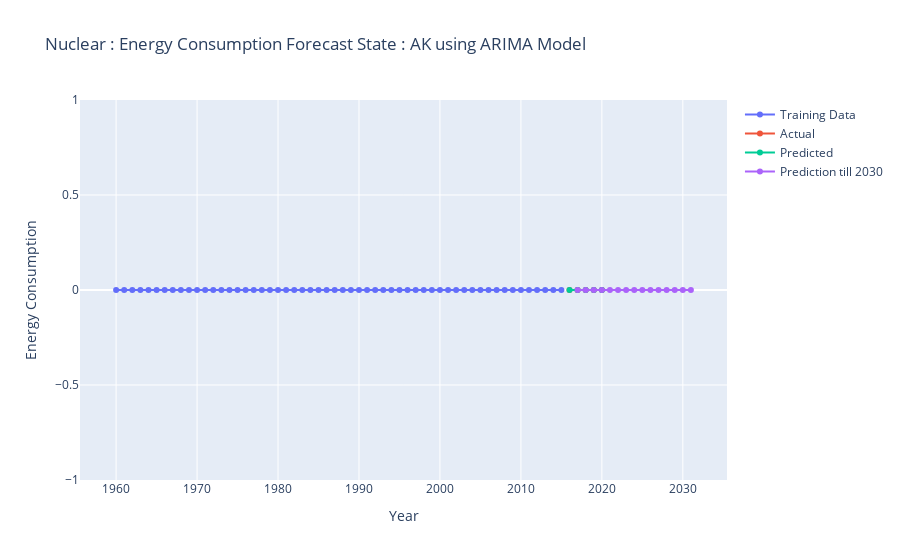
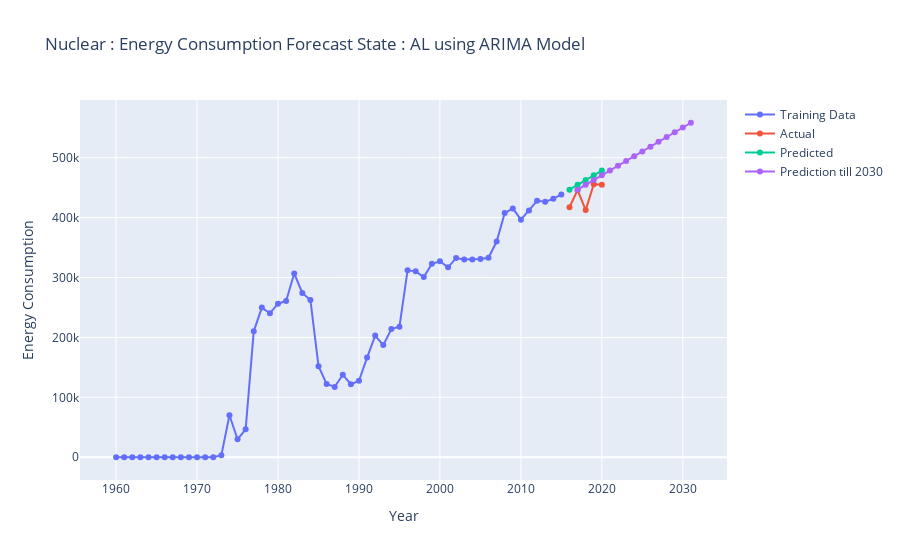
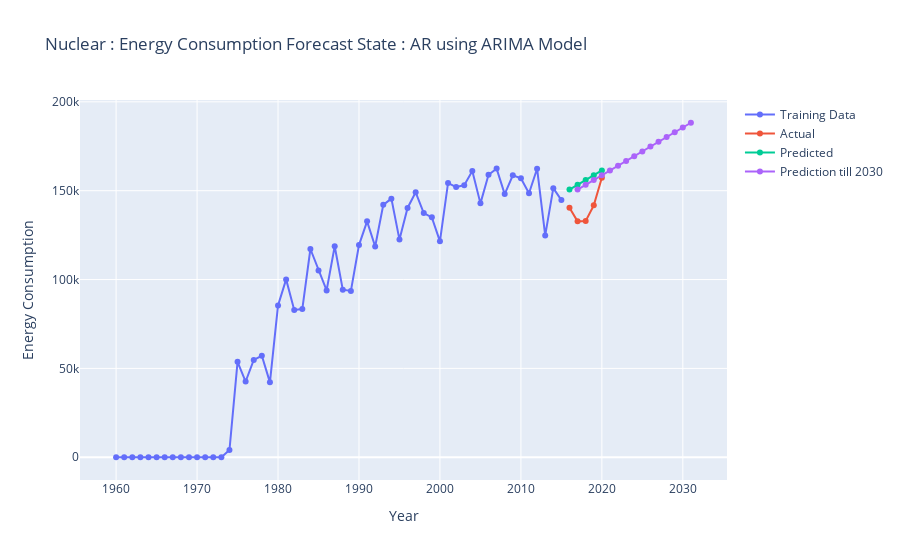
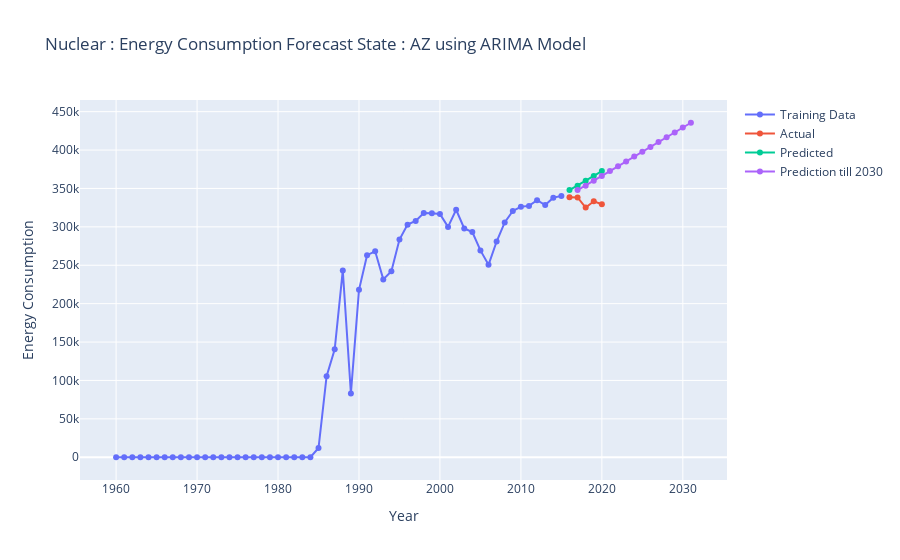

Notebook cell for these charts, in order:
### Markdown cell above
# Modeling the Data
## Using ARIMA Model

### Code cell
os.makedirs('Plots/use_energy_source_Nuclear/Arima_results_plots',exist_ok=True)

for State in df_trans['State'].unique():
        try:
            
            fig = go.Figure()

            # Get the energy consumption data for the current country and sector
            df_filter = df_trans[df_trans['State'] == State ][['Year', 'Yearly Data']]
            df_filter_index = df_filter.set_index('Year')

            train_data = df_filter[:-5]
            test_data = df_filter[-5:]
            
            # Prepare the data for modeling
            years = df_filter_index.index
            energy_consumption = df_filter_index.values.flatten()

                    # Split the data into training and testing
            # Use all data except the last 5 years for training
            Horizan = -5
            train_data = energy_consumption[:Horizan]
            test_data = energy_consumption[Horizan:]  # Use the last 5 years for testing

            # Fit the auto ARIMA model
            model = auto_arima(train_data, seasonal=False)
            model.fit(train_data)

            # Generate predictions
            predictions = model.predict(n_periods=len(test_data))
            predictions_ahead_in_future = model.predict(n_periods=len(test_data)+15)

            # Calculate evaluation metrics
            mae = mean_absolute_error(test_data, predictions)
            mse = mean_squared_error(test_data, predictions)
            mape = np.mean(np.abs((test_data - predictions) / test_data)) * 100

            print('Mean Absolute Error (MAE):', np.round(mae,2))
            print('Mean Squared Error (MSE):', np.round(mse,2))
            print('Mean Absolute Percentage Error (MAPE):', np.round(mape,2))
            
            # Plot the training data
            fig.add_trace(go.Scatter(
                x=years[:Horizan], y=train_data, mode='lines+markers', name='Training Data'))

            # Plot the predictions
            fig.add_trace(go.Scatter(
                x=years[Horizan:], y=test_data, mode='lines+markers', name='Actual'))
            fig.add_trace(go.Scatter(
                x=years[Horizan:], y=predictions, mode='lines+markers', name='Predicted'))

            fig.add_trace(go.Scatter(
                x=pd.date_range(start = years[Horizan],periods=15,freq='Y'), y=predictions_ahead_in_future, mode='lines+markers', name='Prediction till 2030'))

            # Update the layout
            fig.update_layout(title=f'Nuclear : Energy Consumption Forecast State : {State} using ARIMA Model',
                            xaxis_title='Year', yaxis_title='Energy Consumption')

            # Show the plot
            fig.show()
            # print(State,msn)
            fig.write_image(f'Plots/use_energy_source_Nuclear/Arima_results_plots/{State}.png')
            # break
        except:
            print('Error occoured in Combination State : {} and MSN : {} Due NaN Value'.format(State,mse))

### Figure 1 — Plotly figure (JSON) as saved in the notebook; plotly's stock layout.template omitted (floating-point values rounded to 4 significant figures)
{"data": [{"mode": "lines+markers", "name": "Training Data", "type": "scatter", "x": ["1960-01-01T00:00:00", "1961-01-01T00:00:00", "1962-01-01T00:00:00", "1963-01-01T00:00:00", "1964-01-01T00:00:00", "1965-01-01T00:00:00", "1966-01-01T00:00:00", "1967-01-01T00:00:00", "1968-01-01T00:00:00", "1969-01-01T00:00:00", "1970-01-01T00:00:00", "1971-01-01T00:00:00", "1972-01-01T00:00:00", "1973-01-01T00:00:00", "1974-01-01T00:00:00", "1975-01-01T00:00:00", "1976-01-01T00:00:00", "1977-01-01T00:00:00", "1978-01-01T00:00:00", "1979-01-01T00:00:00", "1980-01-01T00:00:00", "1981-01-01T00:00:00", "1982-01-01T00:00:00", "1983-01-01T00:00:00", "1984-01-01T00:00:00", "1985-01-01T00:00:00", "1986-01-01T00:00:00", "1987-01-01T00:00:00", "1988-01-01T00:00:00", "1989-01-01T00:00:00", "1990-01-01T00:00:00", "1991-01-01T00:00:00", "1992-01-01T00:00:00", "1993-01-01T00:00:00", "1994-01-01T00:00:00", "1995-01-01T00:00:00", "1996-01-01T00:00:00", "1997-01-01T00:00:00", "1998-01-01T00:00:00", "1999-01-01T00:00:00", "2000-01-01T00:00:00", "2001-01-01T00:00:00", "2002-01-01T00:00:00", "2003-01-01T00:00:00", "2004-01-01T00:00:00", "2005-01-01T00:00:00", "2006-01-01T00:00:00", "2007-01-01T00:00:00", "2008-01-01T00:00:00", "2009-01-01T00:00:00", "2010-01-01T00:00:00", "2011-01-01T00:00:00", "2012-01-01T00:00:00", "2013-01-01T00:00:00", "2014-01-01T00:00:00", "2015-01-01T00:00:00"], "y": [0, 0, 0, 0, 0, 0, 0, 0, 0, 0, 0, 0, 0, 0, 0, 0, 0, 0, 0, 0, 0, 0, 0, 0, 0, 0, 0, 0, 0, 0, 0, 0, 0, 0, 0, 0, 0, 0, 0, 0, 0, 0, 0, 0, 0, 0, 0, 0, 0, 0, 0, 0, 0, 0, 0, 0]}, {"mode": "lines+markers", "name": "Actual", "type": "scatter", "x": ["2016-01-01T00:00:00", "2017-01-01T00:00:00", "2018-01-01T00:00:00", "2019-01-01T00:00:00", "2020-01-01T00:00:00"], "y": [0, 0, 0, 0, 0]}, {"mode": "lines+markers", "name": "Predicted", "type": "scatter", "x": ["2016-01-01T00:00:00", "2017-01-01T00:00:00", "2018-01-01T00:00:00", "2019-01-01T00:00:00", "2020-01-01T00:00:00"], "y": [0, 0, 0, 0, 0]}, {"mode": "lines+markers", "name": "Prediction till 2030", "type": "scatter", "x": ["2016-12-31T00:00:00", "2017-12-31T00:00:00", "2018-12-31T00:00:00", "2019-12-31T00:00:00", "2020-12-31T00:00:00", "2021-12-31T00:00:00", "2022-12-31T00:00:00", "2023-12-31T00:00:00", "2024-12-31T00:00:00", "2025-12-31T00:00:00", "2026-12-31T00:00:00", "2027-12-31T00:00:00", "2028-12-31T00:00:00", "2029-12-31T00:00:00", "2030-12-31T00:00:00"], "y": [0, 0, 0, 0, 0, 0, 0, 0, 0, 0, 0, 0, 0, 0, 0, 0, 0, 0, 0, 0]}], "layout": {"title": {"text": "Nuclear : Energy Consumption Forecast State : AK using ARIMA Model"}, "xaxis": {"title": {"text": "Year"}}, "yaxis": {"title": {"text": "Energy Consumption"}}}}

### Figure 2 — Plotly figure (JSON) as saved in the notebook; plotly's stock layout.template omitted (floating-point values rounded to 4 significant figures)
{"data": [{"mode": "lines+markers", "name": "Training Data", "type": "scatter", "x": ["1960-01-01T00:00:00", "1961-01-01T00:00:00", "1962-01-01T00:00:00", "1963-01-01T00:00:00", "1964-01-01T00:00:00", "1965-01-01T00:00:00", "1966-01-01T00:00:00", "1967-01-01T00:00:00", "1968-01-01T00:00:00", "1969-01-01T00:00:00", "1970-01-01T00:00:00", "1971-01-01T00:00:00", "1972-01-01T00:00:00", "1973-01-01T00:00:00", "1974-01-01T00:00:00", "1975-01-01T00:00:00", "1976-01-01T00:00:00", "1977-01-01T00:00:00", "1978-01-01T00:00:00", "1979-01-01T00:00:00", "1980-01-01T00:00:00", "1981-01-01T00:00:00", "1982-01-01T00:00:00", "1983-01-01T00:00:00", "1984-01-01T00:00:00", "1985-01-01T00:00:00", "1986-01-01T00:00:00", "1987-01-01T00:00:00", "1988-01-01T00:00:00", "1989-01-01T00:00:00", "1990-01-01T00:00:00", "1991-01-01T00:00:00", "1992-01-01T00:00:00", "1993-01-01T00:00:00", "1994-01-01T00:00:00", "1995-01-01T00:00:00", "1996-01-01T00:00:00", "1997-01-01T00:00:00", "1998-01-01T00:00:00", "1999-01-01T00:00:00", "2000-01-01T00:00:00", "2001-01-01T00:00:00", "2002-01-01T00:00:00", "2003-01-01T00:00:00", "2004-01-01T00:00:00", "2005-01-01T00:00:00", "2006-01-01T00:00:00", "2007-01-01T00:00:00", "2008-01-01T00:00:00", "2009-01-01T00:00:00", "2010-01-01T00:00:00", "2011-01-01T00:00:00", "2012-01-01T00:00:00", "2013-01-01T00:00:00", "2014-01-01T00:00:00", "2015-01-01T00:00:00"], "y": [0, 0, 0, 0, 0, 0, 0, 0, 0, 0, 0, 0, 0, 3425, 70195, 29978, 46557, 210228, 249788, 240321, 256310, 260780, 306734, 274203, 262518, 152028, 122308, 117450, 137623, 121962, 127533, 166430, 203111, 187216, 214054, 218045, 312018, 310336, 300698, 322826, 327143, 317019, 332650, 330137, 329898, 330761, 332992, 360036, 407551, 415392, 396557, 411822, 427975, 426488, 431368, 438728]}, {"mode": "lines+markers", "name": "Actual", "type": "scatter", "x": ["2016-01-01T00:00:00", "2017-01-01T00:00:00", "2018-01-01T00:00:00", "2019-01-01T00:00:00", "2020-01-01T00:00:00"], "y": [417334, 446097, 412584, 455865, 454756]}, {"mode": "lines+markers", "name": "Predicted", "type": "scatter", "x": ["2016-01-01T00:00:00", "2017-01-01T00:00:00", "2018-01-01T00:00:00", "2019-01-01T00:00:00", "2020-01-01T00:00:00"], "y": [446700.0, 454700.0, 462700.0, 470600.0, 478600.0]}, {"mode": "lines+markers", "name": "Prediction till 2030", "type": "scatter", "x": ["2016-12-31T00:00:00", "2017-12-31T00:00:00", "2018-12-31T00:00:00", "2019-12-31T00:00:00", "2020-12-31T00:00:00", "2021-12-31T00:00:00", "2022-12-31T00:00:00", "2023-12-31T00:00:00", "2024-12-31T00:00:00", "2025-12-31T00:00:00", "2026-12-31T00:00:00", "2027-12-31T00:00:00", "2028-12-31T00:00:00", "2029-12-31T00:00:00", "2030-12-31T00:00:00"], "y": [446700.0, 454700.0, 462700.0, 470600.0, 478600.0, 486600.0, 494600.0, 502500.0, 510500.0, 518500.0, 526500.0, 534500.0, 542400.0, 550400.0, 558400.0, 566400.0, 574300.0, 582300.0, 590300.0, 598300.0]}], "layout": {"title": {"text": "Nuclear : Energy Consumption Forecast State : AL using ARIMA Model"}, "xaxis": {"title": {"text": "Year"}}, "yaxis": {"title": {"text": "Energy Consumption"}}}}

### Figure 3 — Plotly figure (JSON) as saved in the notebook; plotly's stock layout.template omitted (floating-point values rounded to 4 significant figures)
{"data": [{"mode": "lines+markers", "name": "Training Data", "type": "scatter", "x": ["1960-01-01T00:00:00", "1961-01-01T00:00:00", "1962-01-01T00:00:00", "1963-01-01T00:00:00", "1964-01-01T00:00:00", "1965-01-01T00:00:00", "1966-01-01T00:00:00", "1967-01-01T00:00:00", "1968-01-01T00:00:00", "1969-01-01T00:00:00", "1970-01-01T00:00:00", "1971-01-01T00:00:00", "1972-01-01T00:00:00", "1973-01-01T00:00:00", "1974-01-01T00:00:00", "1975-01-01T00:00:00", "1976-01-01T00:00:00", "1977-01-01T00:00:00", "1978-01-01T00:00:00", "1979-01-01T00:00:00", "1980-01-01T00:00:00", "1981-01-01T00:00:00", "1982-01-01T00:00:00", "1983-01-01T00:00:00", "1984-01-01T00:00:00", "1985-01-01T00:00:00", "1986-01-01T00:00:00", "1987-01-01T00:00:00", "1988-01-01T00:00:00", "1989-01-01T00:00:00", "1990-01-01T00:00:00", "1991-01-01T00:00:00", "1992-01-01T00:00:00", "1993-01-01T00:00:00", "1994-01-01T00:00:00", "1995-01-01T00:00:00", "1996-01-01T00:00:00", "1997-01-01T00:00:00", "1998-01-01T00:00:00", "1999-01-01T00:00:00", "2000-01-01T00:00:00", "2001-01-01T00:00:00", "2002-01-01T00:00:00", "2003-01-01T00:00:00", "2004-01-01T00:00:00", "2005-01-01T00:00:00", "2006-01-01T00:00:00", "2007-01-01T00:00:00", "2008-01-01T00:00:00", "2009-01-01T00:00:00", "2010-01-01T00:00:00", "2011-01-01T00:00:00", "2012-01-01T00:00:00", "2013-01-01T00:00:00", "2014-01-01T00:00:00", "2015-01-01T00:00:00"], "y": [0, 0, 0, 0, 0, 0, 0, 0, 0, 0, 0, 0, 0, 0, 4024, 53676, 42614, 54759, 57113, 42139, 85438, 100093, 82852, 83380, 117188, 105042, 93900, 118720, 94309, 93599, 119387, 132746, 118591, 142032, 145531, 122486, 140285, 149100, 137403, 135009, 121516, 154356, 152024, 153093, 161111, 142864, 158952, 162434, 148085, 158663, 157017, 148531, 162353, 124816, 151428, 144716]}, {"mode": "lines+markers", "name": "Actual", "type": "scatter", "x": ["2016-01-01T00:00:00", "2017-01-01T00:00:00", "2018-01-01T00:00:00", "2019-01-01T00:00:00", "2020-01-01T00:00:00"], "y": [140370, 132736, 132996, 141750, 157288]}, {"mode": "lines+markers", "name": "Predicted", "type": "scatter", "x": ["2016-01-01T00:00:00", "2017-01-01T00:00:00", "2018-01-01T00:00:00", "2019-01-01T00:00:00", "2020-01-01T00:00:00"], "y": [150600.0, 153300.0, 156000.0, 158700.0, 161400.0]}, {"mode": "lines+markers", "name": "Prediction till 2030", "type": "scatter", "x": ["2016-12-31T00:00:00", "2017-12-31T00:00:00", "2018-12-31T00:00:00", "2019-12-31T00:00:00", "2020-12-31T00:00:00", "2021-12-31T00:00:00", "2022-12-31T00:00:00", "2023-12-31T00:00:00", "2024-12-31T00:00:00", "2025-12-31T00:00:00", "2026-12-31T00:00:00", "2027-12-31T00:00:00", "2028-12-31T00:00:00", "2029-12-31T00:00:00", "2030-12-31T00:00:00"], "y": [150600.0, 153300.0, 156000.0, 158700.0, 161400.0, 164100.0, 166800.0, 169400.0, 172100.0, 174800.0, 177500.0, 180200.0, 182900.0, 185500.0, 188200.0, 190900.0, 193600.0, 196300.0, 199000.0, 201700.0]}], "layout": {"title": {"text": "Nuclear : Energy Consumption Forecast State : AR using ARIMA Model"}, "xaxis": {"title": {"text": "Year"}}, "yaxis": {"title": {"text": "Energy Consumption"}}}}

### Figure 4 — Plotly figure (JSON) as saved in the notebook; plotly's stock layout.template omitted (floating-point values rounded to 4 significant figures)
{"data": [{"mode": "lines+markers", "name": "Training Data", "type": "scatter", "x": ["1960-01-01T00:00:00", "1961-01-01T00:00:00", "1962-01-01T00:00:00", "1963-01-01T00:00:00", "1964-01-01T00:00:00", "1965-01-01T00:00:00", "1966-01-01T00:00:00", "1967-01-01T00:00:00", "1968-01-01T00:00:00", "1969-01-01T00:00:00", "1970-01-01T00:00:00", "1971-01-01T00:00:00", "1972-01-01T00:00:00", "1973-01-01T00:00:00", "1974-01-01T00:00:00", "1975-01-01T00:00:00", "1976-01-01T00:00:00", "1977-01-01T00:00:00", "1978-01-01T00:00:00", "1979-01-01T00:00:00", "1980-01-01T00:00:00", "1981-01-01T00:00:00", "1982-01-01T00:00:00", "1983-01-01T00:00:00", "1984-01-01T00:00:00", "1985-01-01T00:00:00", "1986-01-01T00:00:00", "1987-01-01T00:00:00", "1988-01-01T00:00:00", "1989-01-01T00:00:00", "1990-01-01T00:00:00", "1991-01-01T00:00:00", "1992-01-01T00:00:00", "1993-01-01T00:00:00", "1994-01-01T00:00:00", "1995-01-01T00:00:00", "1996-01-01T00:00:00", "1997-01-01T00:00:00", "1998-01-01T00:00:00", "1999-01-01T00:00:00", "2000-01-01T00:00:00", "2001-01-01T00:00:00", "2002-01-01T00:00:00", "2003-01-01T00:00:00", "2004-01-01T00:00:00", "2005-01-01T00:00:00", "2006-01-01T00:00:00", "2007-01-01T00:00:00", "2008-01-01T00:00:00", "2009-01-01T00:00:00", "2010-01-01T00:00:00", "2011-01-01T00:00:00", "2012-01-01T00:00:00", "2013-01-01T00:00:00", "2014-01-01T00:00:00", "2015-01-01T00:00:00"], "y": [0, 0, 0, 0, 0, 0, 0, 0, 0, 0, 0, 0, 0, 0, 0, 0, 0, 0, 0, 0, 0, 0, 0, 0, 0, 12005, 105540, 140532, 243215, 83080, 217965, 263104, 268149, 231601, 242182, 283526, 302902, 307623, 317888, 317843, 316839, 299966, 322260, 297872, 293158, 269327, 250568, 280920, 305726, 320692, 326102, 327292, 334636, 328423, 338044, 340153]}, {"mode": "lines+markers", "name": "Actual", "type": "scatter", "x": ["2016-01-01T00:00:00", "2017-01-01T00:00:00", "2018-01-01T00:00:00", "2019-01-01T00:00:00", "2020-01-01T00:00:00"], "y": [338636, 338246, 325122, 333312, 329471]}, {"mode": "lines+markers", "name": "Predicted", "type": "scatter", "x": ["2016-01-01T00:00:00", "2017-01-01T00:00:00", "2018-01-01T00:00:00", "2019-01-01T00:00:00", "2020-01-01T00:00:00"], "y": [347900.0, 353700.0, 360100.0, 366400.0, 372700.0]}, {"mode": "lines+markers", "name": "Prediction till 2030", "type": "scatter", "x": ["2016-12-31T00:00:00", "2017-12-31T00:00:00", "2018-12-31T00:00:00", "2019-12-31T00:00:00", "2020-12-31T00:00:00", "2021-12-31T00:00:00", "2022-12-31T00:00:00", "2023-12-31T00:00:00", "2024-12-31T00:00:00", "2025-12-31T00:00:00", "2026-12-31T00:00:00", "2027-12-31T00:00:00", "2028-12-31T00:00:00", "2029-12-31T00:00:00", "2030-12-31T00:00:00"], "y": [347900.0, 353700.0, 360100.0, 366400.0, 372700.0, 379000.0, 385200.0, 391500.0, 397800.0, 404100.0, 410400.0, 416700.0, 423000.0, 429300.0, 435600.0, 441800.0, 448100.0, 454400.0, 460700.0, 467000.0]}], "layout": {"title": {"text": "Nuclear : Energy Consumption Forecast State : AZ using ARIMA Model"}, "xaxis": {"title": {"text": "Year"}}, "yaxis": {"title": {"text": "Energy Consumption"}}}}
